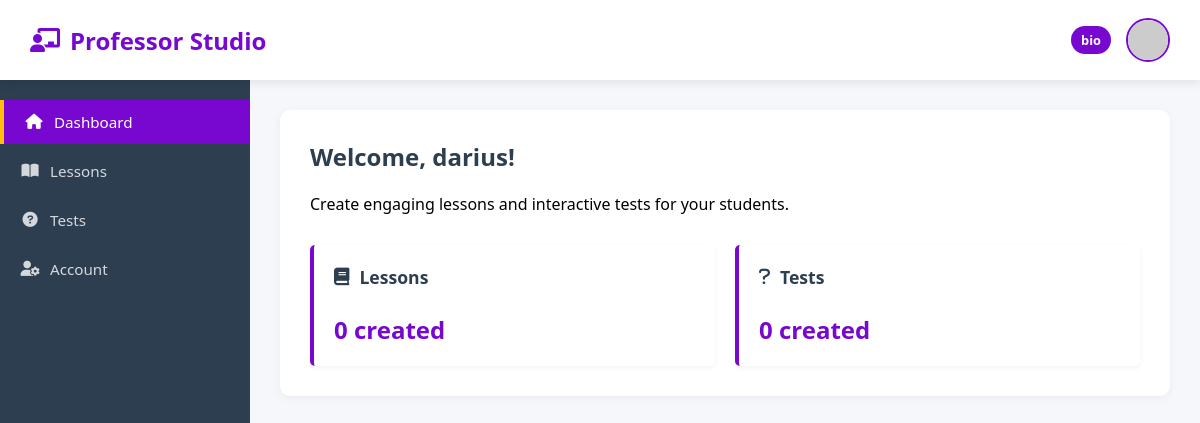
The page /studio/ (signed in) on the database as committed earlier.
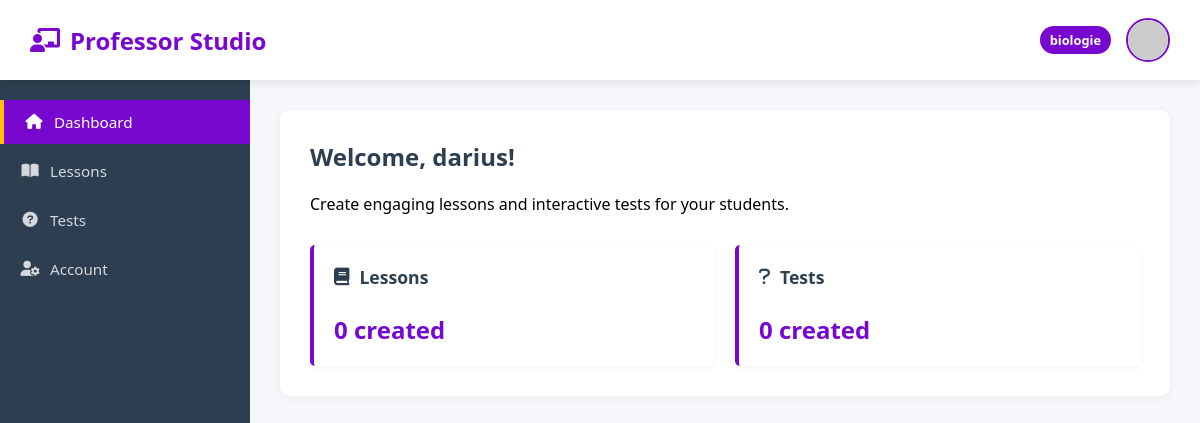
The same page on the database as committed later.
### models.py (models this page shows, shortened)
class User(db.Model, UserMixin):
    id = db.Column(db.Integer, primary_key=True)
    email = db.Column(db.String(120), unique=True, nullable=False)
    password = db.Column(db.String(120), nullable=False)
    name = db.Column(db.String(120), nullable=True)
    is_admin = db.Column(db.Boolean, default=False)
    user_type = db.Column(db.String(50), nullable=True)
    subject = db.Column(db.String(120), nullable=True)
    is_professor_approved = db.Column(db.Boolean, default=False)
    verification_token = db.Column(db.String(36), nullable=True)
    is_verified = db.Column(db.Boolean, default=False)
    last_login = db.Column(db.DateTime, nullable=True)
    @property
    def is_authenticated(self):
        return True

### StudioPage/routes.py (the view)
@studio_bp.route('/')
@login_required
@require_professor
def studio():
    lesson_count = 0
    test_count = 0
    try:
        for subject in SUBJECTS:
            lesson_dir = get_professor_dir(LECTII_DIR, subject)
            test_dir = get_professor_dir(TESTE_DIR, subject)
            if os.path.exists(lesson_dir):
                lesson_count += len([f for f in os.listdir(lesson_dir) if f.endswith('.html')])
            if os.path.exists(test_dir):
                test_count += len([f for f in os.listdir(test_dir) if f.endswith('.json')])
    except Exception as e:
        flash('Error counting lessons and tests', 'error')
    return render_template('studio.html',
                           user=current_user,
                           lesson_count=lesson_count,
                           test_count=test_count)

### StudioPage/routes.py (called while the page is built)
def require_professor(f):
    @wraps(f)
    def decorated_function(*args, **kwargs):
        if not current_user.is_authenticated or current_user.user_type != 'profesor' or not current_user.is_professor_approved:
            flash('You must be an approved professor to access this page.', 'error')
            return redirect(url_for('landing.index'))
        return f(*args, **kwargs)
    return decorated_function

def get_professor_dir(base_dir, subject):
    professor_dir = os.path.join(base_dir, subject, 'profesori', current_user.email)
    os.makedirs(professor_dir, exist_ok=True)
    return professor_dir

### app.py (called while the page is built)
@login_manager.user_loader
def load_user(user_id):
    user = User.query.get(int(user_id))
    if user and 'user_id' in session:
        user.last_login = datetime.utcnow()
        db.session.commit()
    return user

### Templates/studio.html (shortened to what this page needs)
{% extends "studio_base.html" %}
{% block content %}
<div class="studio-container">
    <div class="studio-header">
        <h1><i class="fas fa-chalkboard-teacher"></i> Professor Studio</h1>
        <div class="user-info">
            {% if user and user.subject %}
                <span class="badge">{{ user.subject }}</span>
            {% endif %}
            <img src="https://ui-avatars.com/api/?name={{ user.name|urlencode }}&background=7808d0&color=fff" class="avatar">
        </div>
    </div>
    <div class="studio-nav">
        <a href="{{ url_for('studio.studio') }}" class="nav-btn {% if request.endpoint == 'studio.studio' %}active{% endif %}">
            <i class="fas fa-home"></i> Dashboard
        </a>
        <a href="{{ url_for('studio.lessons') }}" class="nav-btn {% if request.endpoint == 'studio.lessons' %}active{% endif %}">
            <i class="fas fa-book-open"></i> Lessons
        </a>
        <a href="{{ url_for('studio.tests') }}" class="nav-btn {% if request.endpoint == 'studio.tests' %}active{% endif %}">
            <i class="fas fa-question-circle"></i> Tests
        </a>
        <a href="{{ url_for('account.account') }}" class="nav-btn">
            <i class="fas fa-user-cog"></i> Account
        </a>
    </div>
    <div class="content-area">
        {% block studio_content %}
        <div class="welcome-message">
            <h2>Welcome, {{ user.name }}!</h2>
            <p>Create engaging lessons and interactive tests for your students.</p>
            <div class="quick-stats">
                <div class="stat-card">
                    <h3><i class="fas fa-book"></i> Lessons</h3>
                    <p>{{ lesson_count }} created</p>
                </div>
                <div class="stat-card">
                    <h3><i class="fas fa-question"></i> Tests</h3>
                    <p>{{ test_count }} created</p>
                </div>
            </div>
        </div>
        {% endblock %}
    </div>
</div>
{% endblock %}

Rows that differ between the two databases and show on the page:
changed User "darius": subject "bio" → "biologie"
